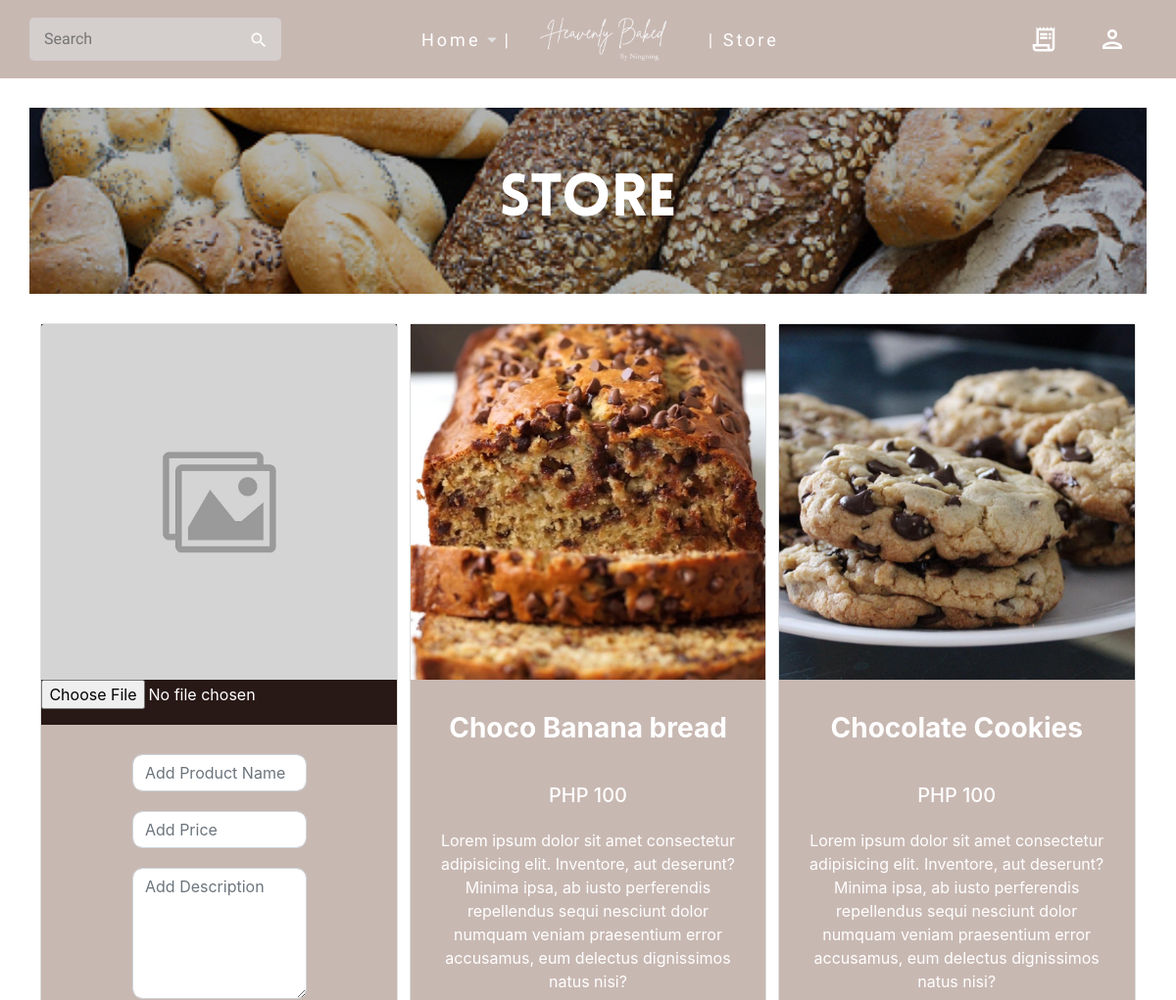
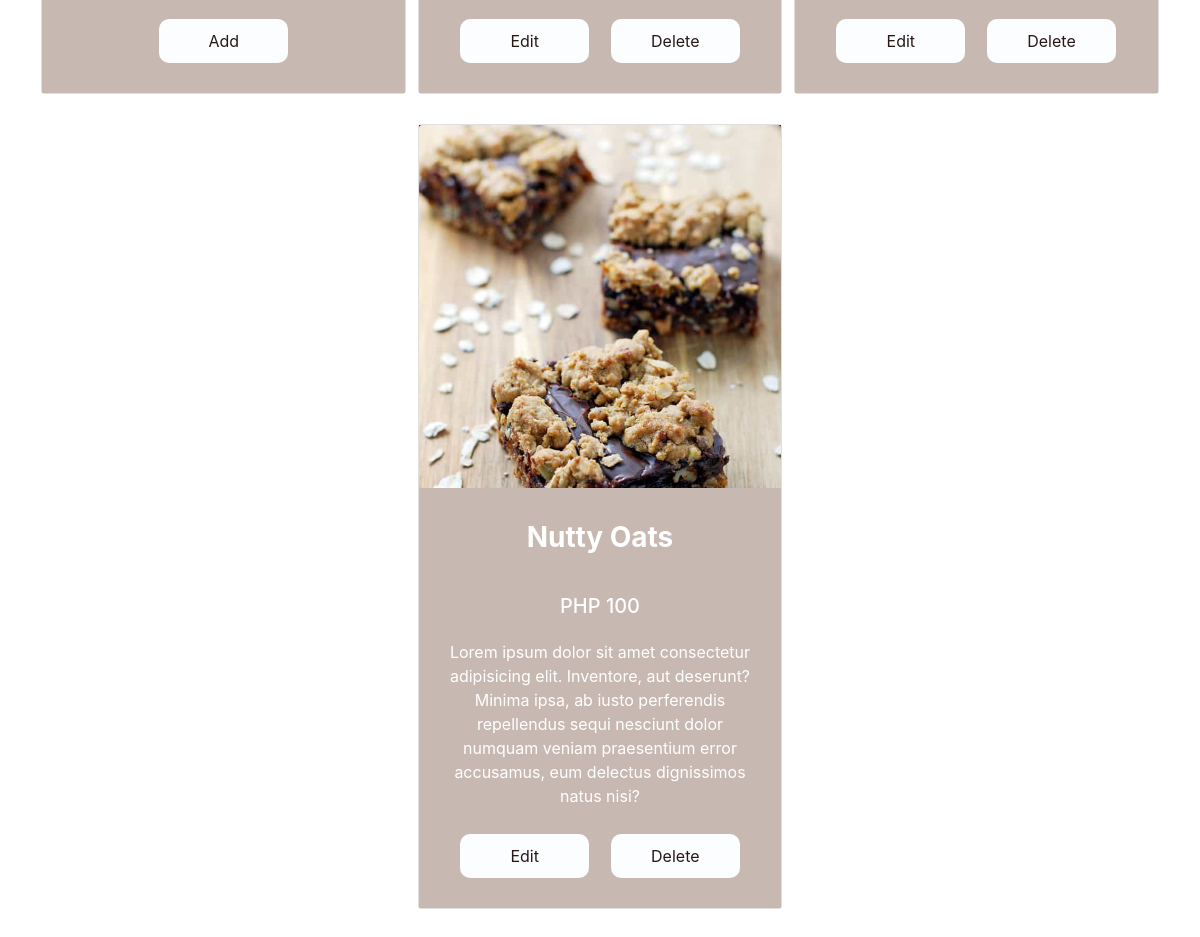
/Pages/AdminPage/Main/Store.php, run on the app's committed database (2 pictures, top to bottom).
### tables this page shows
CREATE TABLE `product_list` (
  `id` int(11) NOT NULL,
  `name` varchar(750) NOT NULL,
  `price` int(11) NOT NULL,
  `description` text NOT NULL,
  `image` varchar(750) NOT NULL
);

### Pages/AdminPage/Main/Store.php (the view, shortened to what this page needs)
<?php include '../NavBar/AdminNavbar.php'; ?>
<!DOCTYPE html>
<html lang="en">
  <head>
    <link rel="stylesheet" href="../../../Css/styles.css">
  </head>
  <body onload="onload()">
  <?php
    $store_header = "Shop";
  ?>
  <?php
    if(isset($_GET["s"])){
      $productName = $_GET["s"];
      $productName = htmlspecialchars($productName);
      $productName = mysqli_real_escape_string($conn, $productName);
      $sql = "SELECT * FROM product_list WHERE (`name` LIKE '%" . $productName . "%') OR (`Name` LIKE '%" . $productName . "%')";
      $result = mysqli_query($conn, $sql);
      $sql2 = "SELECT * FROM product_list WHERE (`name` LIKE '%" . $productName . "%') OR (`Name` LIKE '%" . $productName . "%')";
      $ifExists = mysqli_query($conn, $sql2);
    ?>
    <div class="section-page">
      <div class="container-fluid about-header header-division"><?php echo $store_header ?></div>
      <div class="products-container">
        <?php
            if(!($row = mysqli_fetch_array($ifExists))){
              echo "<div class='no-product'><p>The product '<span class='product-search'>". $productName."</span>' does not exist!</p></div>";
            }
            else{
                echo "         <form action='ProductVerify.php?action=add' method='post' class='card' enctype='multipart/form-data'>";
                echo "            <div class='product-image-container'> ";
                echo "              <img";
                echo "                class='card-img-top product-image'";
                echo "                src='../../../Assets/img/backgrounds/placeholder-img.jpg'";
                echo "                alt='Card image cap'";
                echo "               />";
                echo "                <input class='file-slider width-img-submit' style='color:white' id='input-b1' name='image' type='file' class='file' data-browse-on-zone-click='true' required>";
                echo "             </div>";
                echo "            <div class='card-body card-product-container'>";
                echo "              <div class='column-direction card-text center-title' style='height:auto;'>";
                echo "              <input type='text' class='column-margin form-control width-input' name='name' placeholder='Add Product Name' required>";
                echo "              <input type='number' class='column-margin form-control width-input' name='price' placeholder='Add Price' required>";
                echo "              <textarea type='text' class='column-margin form-control width-input' name='description' rows='5' value='' placeholder='Add Description' required></textarea>";
                echo "              <div class='action-container' style='width: 40%;'>";
                echo "                    <input type='submit' class='cta-product add-to-cart-btn' value='Add' name='add_product'/>";
                echo "              </div>";
                echo "              </div>";
                echo "            </div>";
                echo "          </form>";
              while ($row = mysqli_fetch_array($result)) {
                      echo "          <div class='card'>";
                      echo "            <div class='product-image-container'> ";
                      echo "              <img";
                      echo "                class='card-img-top product-image'";
                      echo "                src='../../../Assets/img/products/". $row['image']."'";
                      echo "                alt='Card image cap'";
                      echo "               />";
                      echo "             </div>";
                      echo "            <div class='card-body card-product-container'>";
                      echo "              <h3 class='card-title center-title'>".$row['name']."</h3>";
                      echo "              <div class='card-text center-title'>";
                      echo "                <h5>PHP ".$row['price']."</h5>";
                      echo "              </div>";
                      echo "              <p class='card-text justify-text'>";
                      echo "                 ".$row['description']."";
                      echo "              </p>";
                      echo "              <div class='action-container'>";
                      echo "                  <form action='Store.php?action=edit' method='post' class='form-add-to-cart' enctype='multipart/form-data'>";
                      echo "                    <input type='hidden' name='id' value='" . $row['id'] . "'>";
                      echo "                    <input type='hidden' name='name' value='" . $row['name'] . "'>";
                      echo "                    <input type='hidden' name='price' value='" . $row['price'] . "'>";
                      echo "                    <input type='hidden' name='image' value='" . $row['image'] . "'>";
                      echo "                    <input type='hidden' name='description' value='" . $row['description'] . "'>";
                      echo "                    <input type='submit' class='cta-product add-to-cart-btn' value='Edit' name='edit_product'/>";
                      echo "                  </form>";
                      echo "                  <form action='ProductVerify.php?action=delete' method='post' class='form-add-to-cart'>";
                      echo "                    <input type='hidden' name='id' value='" . $row['id'] . "'>";
                      echo "                    <input type='hidden' name='name' value='" . $row['name'] . "'>";
                      echo "                    <input type='hidden' name='price' value='" . $row['price'] . "'>";
                      echo "                    <input type='hidden' name='image' value='" . $row['image'] . "'>";
                      echo "                    <input type='hidden' name='description' value='" . $row['description'] . "'>";
                      echo "                    <input type='submit' class='cta-product add-to-cart-btn' value='Delete' name='delete_product'/>";
                      echo "                  </form>";
                      echo "              </div>";
                      echo "            </div>";
                      echo "          </div>";
                  }
                }
                ?>
      </div>
    </div>
    <?php }
    else if(!(isset($_GET["s"]))){
        if((isset($_GET["action"]) && $_GET["action"] == "edit")){ ?>
        <div class="section-page">
            <div class="container-fluid about-header header-division">Product</div>
                <form action="ProductVerify.php?action=edit" method="post" class="products-container" enctype='multipart/form-data'>
                    <?php   echo "          <div class='card'>";
                            echo "            <div class='product-image-container'> ";
                            echo "              <img";
                            echo "                class='card-img-top product-image'";
                            echo "                src='../../../Assets/img/products/". $_POST['image']."'";
                            echo "                alt='Card image cap'";
                            echo "               />";
                            echo "                <input class='file-slider width-img-submit' style='color:white' id='input-b1' name='image' type='file' class='file' data-browse-on-zone-click='true'>";
                            echo "             </div>";
                            echo "            <div class='card-body card-product-container'>";
                            echo "              <div class='column-direction card-text center-title' style='height:auto;'>";
                            echo "              <input type='hidden' class='column-margin form-control width-input' name='id' value='".$_POST['id']."'>";
                            echo "              <input type='text' class='column-margin form-control width-input' name='name' value='".$_POST['name']."'>";
                            echo "              <input type='number' class='column-margin form-control width-input' name='price' value='".$_POST['price']."'>";
                            echo "              <textarea type='text' class='column-margin form-control width-input' name='description' rows='5' value=''>".$_POST['description']."</textarea>";
                            echo "              <div class='action-container'>";
                            echo "                    <input type='submit' class='cta-product add-to-cart-btn' value='Save' name='edited_product'/>";
                            echo "                    <a href='store.php'>Go back</a>";
                            echo "              </div>";
                            echo "              </div>";
                            echo "            </div>";
                            echo "          </div>"; ?>
                </form>
        </div>
        <?php }else{ ?>
    <div class="section-page">
      <div class="container-fluid about-header header-division">Store</div>
      <div class="products-container">
        <?php
                      echo "         <form action='ProductVerify.php?action=add' method='post' class='card' enctype='multipart/form-data'>";
                      echo "            <div class='product-image-container'> ";
                      echo "              <img";
                      echo "                class='card-img-top product-image'";
                      echo "                src='../../../Assets/img/backgrounds/placeholder-img.jpg'";
                      echo "                alt='Card image cap'";
                      echo "               />";
                      echo "                <input class='file-slider width-img-submit' style='color:white' id='input-b1' name='image' type='file' class='file' data-browse-on-zone-click='true' required>";
                      echo "             </div>";
                      echo "            <div class='card-body card-product-container'>";
                      echo "              <div class='column-direction card-text center-title' style='height:auto;'>";
                      echo "              <input type='text' class='column-margin form-control width-input' name='name' placeholder='Add Product Name' required>";
                      echo "              <input type='number' class='column-margin form-control width-input' name='price' placeholder='Add Price' required>";
                      echo "              <textarea type='text' class='column-margin form-control width-input' name='description' rows='5' value='' placeholder='Add Description' required></textarea>";
                      echo "              <div class='action-container' style='width: 40%;'>";
                      echo "                    <input type='submit' class='cta-product add-to-cart-btn' value='Add' name='add_product'/>";
                      echo "              </div>";
                      echo "              </div>";
                      echo "            </div>";
                      echo "          </form>";
            $sql = "SELECT * FROM product_list";
            $result = mysqli_query($conn, $sql);
            while ($row = mysqli_fetch_array($result)) {
                    echo "          <div class='card'>";
                    echo "            <div class='product-image-container'> ";
                    echo "              <img";
                    echo "                class='card-img-top product-image'";
                    echo "                src='../../../Assets/img/products/". $row['image']."'";
                    echo "                alt='Card image cap'";
                    echo "               />";
                    echo "             </div>";
                    echo "            <di`v class='card-body card-product-container'>";
                    echo "              <h3 class='card-title center-title'>".$row['name']."</h3>";
                    echo "              <div class='card-text center-title'>";
                    echo "                <h5>PHP ".$row['price']."</h5>";
                    echo "              </div>";
                    echo "              <p class='card-text justify-text'>";
                    echo "                 ".$row['description']."";
                    echo "              </p>";
                    echo "              <div class='action-container'>";
                    echo "                  <form action='Store.php?action=edit' method='post' class='form-add-to-cart' enctype='multipart/form-data'>";
                    echo "                    <input type='submit' class='cta-product add-to-cart-btn' value='Edit' name='edit_product'/>";
                    echo "                  </form>";
                    echo "                  <form action='ProductVerify.php?action=delete' method='post' class='form-add-to-cart'>";
                    echo "                    <input type='submit' class='cta-product add-to-cart-btn' value='Delete' name='delete_product'/>";
                    echo "                  </form>";
                    echo "              </div>";
                    echo "          </div>";
                }
                ?>
      </div>
    </div>
    <?php }
    }?>
  </body>
</html>

### data on the page
product_list: image (picture), name "Choco Banana bread", price "100", description "Lorem ipsum dolor sit amet consectetur adipisicing elit. Inventore, aut deserunt? Minima ipsa, ab iusto perferendis repellendus sequi nesciunt dolor numquam veniam praesentium error accusamus, eum delectus dignissimos natus nisi?"
product_list: image (picture), name "Chocolate Cookies", price "100", description "Lorem ipsum dolor sit amet consectetur adipisicing elit. Inventore, aut deserunt? Minima ipsa, ab iusto perferendis repellendus sequi nesciunt dolor numquam veniam praesentium error accusamus, eum delectus dignissimos natus nisi?"
product_list: image (picture), name "Nutty Oats", price "100", description "Lorem ipsum dolor sit amet consectetur adipisicing elit. Inventore, aut deserunt? Minima ipsa, ab iusto perferendis repellendus sequi nesciunt dolor numquam veniam praesentium error accusamus, eum delectus dignissimos natus nisi?"

### other printed values
$nav_link_home "Home"
$nav_link_store "Store"
